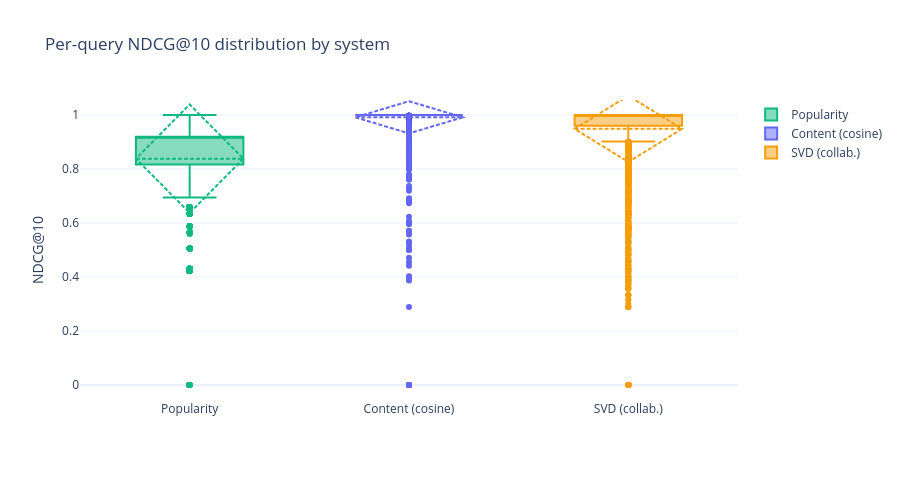

The notebook cell this image was saved under:
### Markdown cell above
## 9) Per-query NDCG@10 distribution

Box plots of per-query NDCG@10 for each system, showing median and spread of recommendation quality.

### Code cell
box_data = []
for system_name, rec_dict in [
    ('popularity_global', pop_dict),
    ('content_cosine', content_dict),
    ('svd_collaborative', svd_dict),
]:
    for qid, recs in rec_dict.items():
        flags = [is_genre_relevant(qid, rid) for rid in recs]
        ndcg = ndcg_at_k(flags, 10)
        box_data.append({'system': system_name, 'ndcg_at_10': ndcg})

box_pl = pl.DataFrame(box_data)

fig_box = go.Figure()
for system in systems:
    vals = box_pl.filter(pl.col('system') == system)['ndcg_at_10'].to_list()
    fig_box.add_trace(go.Box(
        y=vals,
        name=system_labels[system],
        marker_color=system_colors[system],
        boxmean='sd',
    ))

fig_box.update_layout(
    title='Per-query NDCG@10 distribution by system',
    yaxis_title='NDCG@10',
    height=480,
    template='plotly_white',
)
fig_box.write_html(ARTIFACTS_DIR / 'week10_ndcg10_distribution.html')
fig_box.write_image(ARTIFACTS_DIR / 'week10_ndcg10_distribution.png', scale=2)
fig_box.show()

### Figure 1 — Plotly figure (JSON) as saved in the notebook; plotly's stock layout.template omitted (floating-point values rounded to 4 significant figures; data arrays with more than 128 entries replaced by an {"elided": "..."} marker saying what was removed)
{"data": [{"boxmean": "sd", "marker": {"color": "#10b981"}, "name": "Popularity", "type": "box", "y": {"elided": "4999 float values"}}, {"boxmean": "sd", "marker": {"color": "#6366f1"}, "name": "Content (cosine)", "type": "box", "y": {"elided": "4999 float values"}}, {"boxmean": "sd", "marker": {"color": "#f59e0b"}, "name": "SVD (collab.)", "type": "box", "y": {"elided": "4999 float values"}}], "layout": {"height": 480, "title": {"text": "Per-query NDCG@10 distribution by system"}, "yaxis": {"title": {"text": "NDCG@10"}}}}
